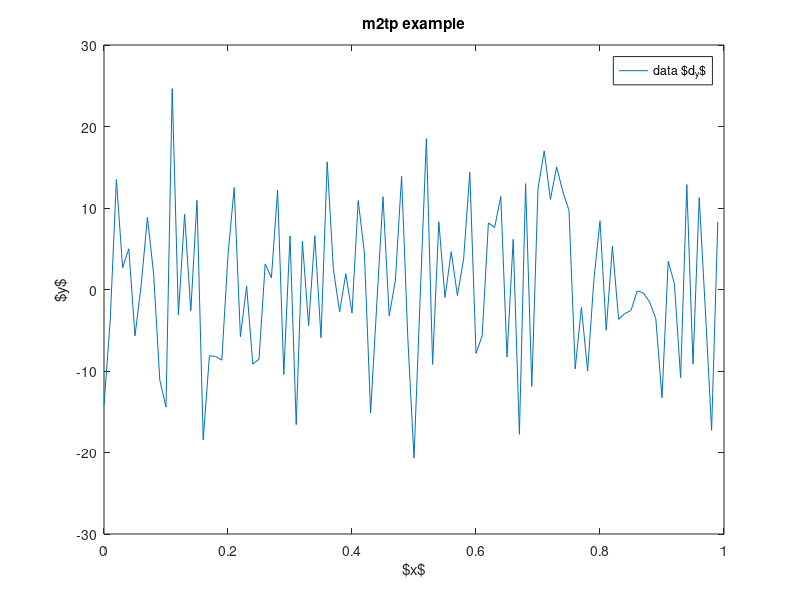

Write MATLAB code to recreate this figure. (Note: this script raises an error after producing the figure.)
% Start clean
close all
clear

% Generate random plot(s)
numdata = 100;
dt = 0.01;

% Define number of subplots
spx = 1;
spy = 1;

figure
for i_sp = 1 : spx*spy
    x = 0 : dt : (numdata-1)*dt;
    y = 10 * randn(1, numdata);
    subplot(spx, spy, i_sp)
    plot(x, y)
    xlabel('$x$')
    ylabel('$y$')
    title('m2tp example')
    legend('data $d_{y}$')
end

% Define path and filename
path = '.\';
name = 'm2tPrev';
ext = '.tikz';

filename = [name, ext];

% Generate tikz file
matlab2tikz('filename', filename,...
    'height', '\figureheight',...
    'width', '\figurewidth',...
    'encoding', 'UTF8',...
    'showInfo', false,...
    'checkForUpdates', false,...
    'parseStrings', false,...
    'floatFormat', '%.4g',...
    'noSize', false,...
    'extraAxisOptions', 'enlargelimits=false');

% Define figure width and height for preview
figurewidth = 12;
figureheight = 5;
figuresize_unit = 'cm';

% Set file parameters
job_name = 'tikz_file';
tikz_fn = filename;
fig_size = [figurewidth, figureheight];
fig_size_unit = figuresize_unit;
pdf_fn = job_name;
pdf_fn_suff = '_prev';
cmd_out_flag = false;
cl_aux_files = true;
width_def_latex = '\figurewidth';
height_def_latex = '\figureheight';
tex_wrapper_fn = 'm2tp_custom.tex';

% Compile tikz picture and show pdf preview
% m2tp(tikz_fn, fig_size);
m2tp(tikz_fn,fig_size,...
    'fig_size_unit', fig_size_unit,...
    'pdf_fn', pdf_fn,...
    'pdf_fn_suff', pdf_fn_suff,...
    'tex_wrapper_fn', tex_wrapper_fn,...
    'cmd_out_flag', cmd_out_flag,...
    'cl_aux_files', cl_aux_files,...
    'height_def_latex', height_def_latex,...
    'width_def_latex', width_def_latex);
